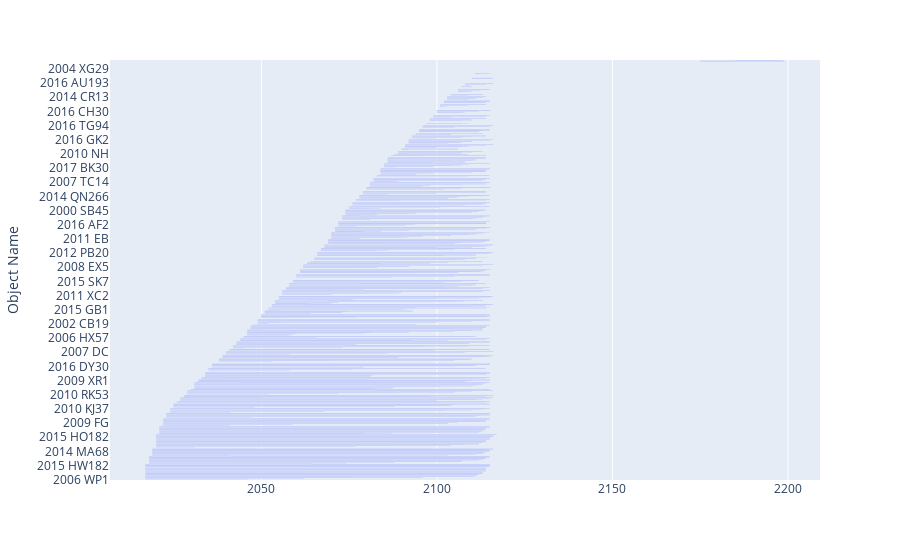

Notebook code cell kept with this figure:
### Code cell
pd.options.mode.chained_assignment = None 
YearsPlot = Impacts[Impacts["Period End"] <= 2199 ]
YearsPlot["Start"] = YearsPlot["Period Start"].apply(str)
YearsPlot["Finish"] = YearsPlot["Period End"].apply(str)
timeline = px.timeline(YearsPlot,  x_start="Start", x_end="Finish", y="Object Name")
timeline.show()

### Figure 1 — Plotly figure (JSON) as saved in the notebook; plotly's stock layout.template omitted (floating-point values rounded to 4 significant figures; data arrays with more than 128 entries replaced by an {"elided": "..."} marker saying what was removed)
{"data": [{"alignmentgroup": "True", "base": {"elided": "682 str values"}, "hovertemplate": "Start=%{base}<br>Finish=%{x}<br>Object Name=%{y}<extra></extra>", "legendgroup": "", "marker": {"color": "#636efa"}, "name": "", "offsetgroup": "", "orientation": "h", "showlegend": false, "textposition": "auto", "type": "bar", "x": {"elided": "682 int values"}, "xaxis": "x", "y": {"elided": "682 str values"}, "yaxis": "y"}], "layout": {"barmode": "overlay", "legend": {"tracegroupgap": 0}, "margin": {"t": 60}, "xaxis": {"anchor": "y", "domain": [0, 1], "type": "date"}, "yaxis": {"anchor": "x", "domain": [0, 1], "title": {"text": "Object Name"}}}}
